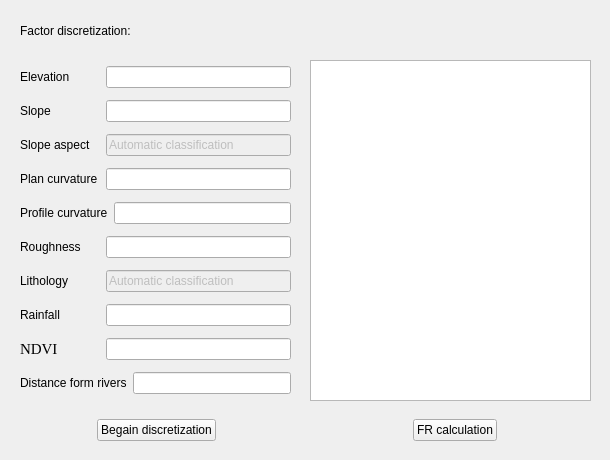
        <widget class="QWidget" name="tabWidget_2Page3">
         <attribute name="title">
          <string>Factor discretization and coding</string>
         </attribute>
         <widget class="QWidget" name="layoutWidget">
          <property name="geometry">
           <rect>
            <x>20</x>
            <y>10</y>
            <width>581</width>
            <height>41</height>
           </rect>
          </property>
          <layout class="QHBoxLayout" name="horizontalLayout_13">
           <item>
            <layout class="QHBoxLayout" name="horizontalLayout_20">
             <item>
              <widget class="QLabel" name="label_13">
               <property name="text">
                <string>Factor discretization:</string>
               </property>
              </widget>
             </item>
             <item>
              <spacer name="horizontalSpacer_6">
               <property name="orientation">
                <enum>Qt::Horizontal</enum>
               </property>
               <property name="sizeHint" stdset="0">
                <size>
                 <width>40</width>
                 <height>20</height>
                </size>
               </property>
              </spacer>
             </item>
             <item>
              <spacer name="horizontalSpacer_8">
               <property name="orientation">
                <enum>Qt::Horizontal</enum>
               </property>
               <property name="sizeHint" stdset="0">
                <size>
                 <width>30</width>
                 <height>20</height>
                </size>
               </property>
              </spacer>
             </item>
            </layout>
           </item>
           <item>
            <layout class="QHBoxLayout" name="horizontalLayout_21"/>
           </item>
          </layout>
         </widget>
         <widget class="QTextBrowser" name="textBrowser_2">
          <property name="geometry">
           <rect>
            <x>310</x>
            <y>60</y>
            <width>281</width>
            <height>341</height>
           </rect>
          </property>
         </widget>
         <widget class="QWidget" name="layoutWidget">
          <property name="geometry">
           <rect>
            <x>10</x>
            <y>410</y>
            <width>591</width>
            <height>41</height>
           </rect>
          </property>
          <layout class="QHBoxLayout" name="horizontalLayout_25">
           <item>
            <layout class="QHBoxLayout" name="horizontalLayout_22">
             <item>
              <spacer name="horizontalSpacer_11">
               <property name="orientation">
                <enum>Qt::Horizontal</enum>
               </property>
               <property name="sizeHint" stdset="0">
                <size>
                 <width>40</width>
                 <height>20</height>
                </size>
               </property>
              </spacer>
             </item>
             <item>
              <widget class="QPushButton" name="pushButton_7">
               <property name="text">
                <string>Begain discretization</string>
               </property>
              </widget>
             </item>
             <item>
              <spacer name="horizontalSpacer_12">
               <property name="orientation">
                <enum>Qt::Horizontal</enum>
               </property>
               <property name="sizeHint" stdset="0">
                <size>
                 <width>40</width>
                 <height>20</height>
                </size>
               </property>
              </spacer>
             </item>
            </layout>
           </item>
           <item>
            <layout class="QHBoxLayout" name="horizontalLayout_23">
             <item>
              <spacer name="horizontalSpacer_9">
               <property name="orientation">
                <enum>Qt::Horizontal</enum>
               </property>
               <property name="sizeHint" stdset="0">
                <size>
                 <width>40</width>
                 <height>20</height>
                </size>
               </property>
              </spacer>
             </item>
             <item>
              <widget class="QPushButton" name="pushButton_8">
               <property name="text">
                <string>FR calculation</string>
               </property>
              </widget>
             </item>
             <item>
              <spacer name="horizontalSpacer_13">
               <property name="orientation">
                <enum>Qt::Horizontal</enum>
               </property>
               <property name="sizeHint" stdset="0">
                <size>
                 <width>40</width>
                 <height>20</height>
                </size>
               </property>
              </spacer>
             </item>
            </layout>
           </item>
          </layout>
         </widget>
         <widget class="QWidget" name="layoutWidget">
          <property name="geometry">
           <rect>
            <x>20</x>
            <y>60</y>
            <width>271</width>
            <height>341</height>
           </rect>
          </property>
          <layout class="QVBoxLayout" name="verticalLayout_6">
           <item>
            <layout class="QHBoxLayout" name="horizontalLayout_24">
             <item>
              <widget class="QLabel" name="label_5">
               <property name="minimumSize">
                <size>
                 <width>80</width>
                 <height>0</height>
                </size>
               </property>
               <property name="text">
                <string>Elevation</string>
               </property>
              </widget>
             </item>
             <item>
              <widget class="QLineEdit" name="lineEdit_7">
               <property name="enabled">
                <bool>true</bool>
               </property>
              </widget>
             </item>
            </layout>
           </item>
           <item>
            <layout class="QHBoxLayout" name="horizontalLayout_14">
             <item>
              <widget class="QLabel" name="label_12">
               <property name="minimumSize">
                <size>
                 <width>80</width>
                 <height>0</height>
                </size>
               </property>
               <property name="text">
                <string>Slope</string>
               </property>
              </widget>
             </item>
             <item>
              <widget class="QLineEdit" name="lineEdit_8">
               <property name="enabled">
                <bool>true</bool>
               </property>
              </widget>
             </item>
            </layout>
           </item>
           <item>
            <layout class="QHBoxLayout" name="horizontalLayout_15">
             <item>
              <widget class="QLabel" name="label_6">
               <property name="minimumSize">
                <size>
                 <width>80</width>
                 <height>0</height>
                </size>
               </property>
               <property name="text">
                <string>Slope aspect</string>
               </property>
              </widget>
             </item>
             <item>
              <widget class="QLineEdit" name="lineEdit_9">
               <property name="enabled">
                <bool>false</bool>
               </property>
               <property name="text">
                <string>Automatic classification</string>
               </property>
              </widget>
             </item>
            </layout>
           </item>
           <item>
            <layout class="QHBoxLayout" name="horizontalLayout_12">
             <item>
              <widget class="QLabel" name="label_31">
               <property name="minimumSize">
                <size>
                 <width>80</width>
                 <height>0</height>
                </size>
               </property>
               <property name="text">
                <string>Plan curvature</string>
               </property>
              </widget>
             </item>
             <item>
              <widget class="QLineEdit" name="lineEdit_26">
               <property name="enabled">
                <bool>true</bool>
               </property>
              </widget>
             </item>
            </layout>
           </item>
           <item>
            <layout class="QHBoxLayout" name="horizontalLayout_16">
             <item>
              <widget class="QLabel" name="label_7">
               <property name="minimumSize">
                <size>
                 <width>80</width>
                 <height>0</height>
                </size>
               </property>
               <property name="text">
                <string>Profile curvature</string>
               </property>
              </widget>
             </item>
             <item>
              <widget class="QLineEdit" name="lineEdit_10">
               <property name="enabled">
                <bool>true</bool>
               </property>
              </widget>
             </item>
            </layout>
           </item>
           <item>
            <layout class="QHBoxLayout" name="horizontalLayout_57">
             <item>
              <widget class="QLabel" name="label_44">
               <property name="minimumSize">
                <size>
                 <width>80</width>
                 <height>0</height>
                </size>
               </property>
               <property name="text">
                <string>Roughness</string>
               </property>
              </widget>
             </item>
             <item>
              <widget class="QLineEdit" name="lineEdit_39">
               <property name="enabled">
                <bool>true</bool>
               </property>
              </widget>
             </item>
            </layout>
           </item>
           <item>
            <layout class="QHBoxLayout" name="horizontalLayout_26">
             <item>
              <widget class="QLabel" name="label_52">
               <property name="minimumSize">
                <size>
                 <width>80</width>
                 <height>0</height>
                </size>
               </property>
               <property name="text">
                <string>Lithology</string>
               </property>
              </widget>
             </item>
             <item>
              <widget class="QLineEdit" name="lineEdit_42">
               <property name="enabled">
                <bool>false</bool>
               </property>
               <property name="text">
                <string>Automatic classification</string>
               </property>
              </widget>
             </item>
            </layout>
           </item>
           <item>
            <layout class="QHBoxLayout" name="horizontalLayout_18">
             <item>
              <widget class="QLabel" name="label_9">
               <property name="minimumSize">
                <size>
                 <width>80</width>
                 <height>0</height>
                </size>
               </property>
               <property name="text">
                <string>Rainfall</string>
               </property>
              </widget>
             </item>
             <item>
              <widget class="QLineEdit" name="lineEdit_12">
               <property name="enabled">
                <bool>true</bool>
               </property>
              </widget>
             </item>
            </layout>
           </item>
           <item>
            <layout class="QHBoxLayout" name="horizontalLayout_17">
             <item>
              <widget class="QLabel" name="label_10">
               <property name="minimumSize">
                <size>
                 <width>80</width>
                 <height>0</height>
                </size>
               </property>
               <property name="font">
                <font>
                 <family>Times New Roman</family>
                 <pointsize>11</pointsize>
                </font>
               </property>
               <property name="text">
                <string>NDVI</string>
               </property>
              </widget>
             </item>
             <item>
              <widget class="QLineEdit" name="lineEdit_11">
               <property name="enabled">
                <bool>true</bool>
               </property>
              </widget>
             </item>
            </layout>
           </item>
           <item>
            <layout class="QHBoxLayout" name="horizontalLayout_19">
             <item>
              <widget class="QLabel" name="label_11">
               <property name="minimumSize">
                <size>
                 <width>80</width>
                 <height>0</height>
                </size>
               </property>
               <property name="text">
                <string>Distance form rivers</string>
               </property>
              </widget>
             </item>
             <item>
              <widget class="QLineEdit" name="lineEdit_13">
               <property name="enabled">
                <bool>true</bool>
               </property>
              </widget>
             </item>
            </layout>
           </item>
          </layout>
         </widget>
        </widget>
